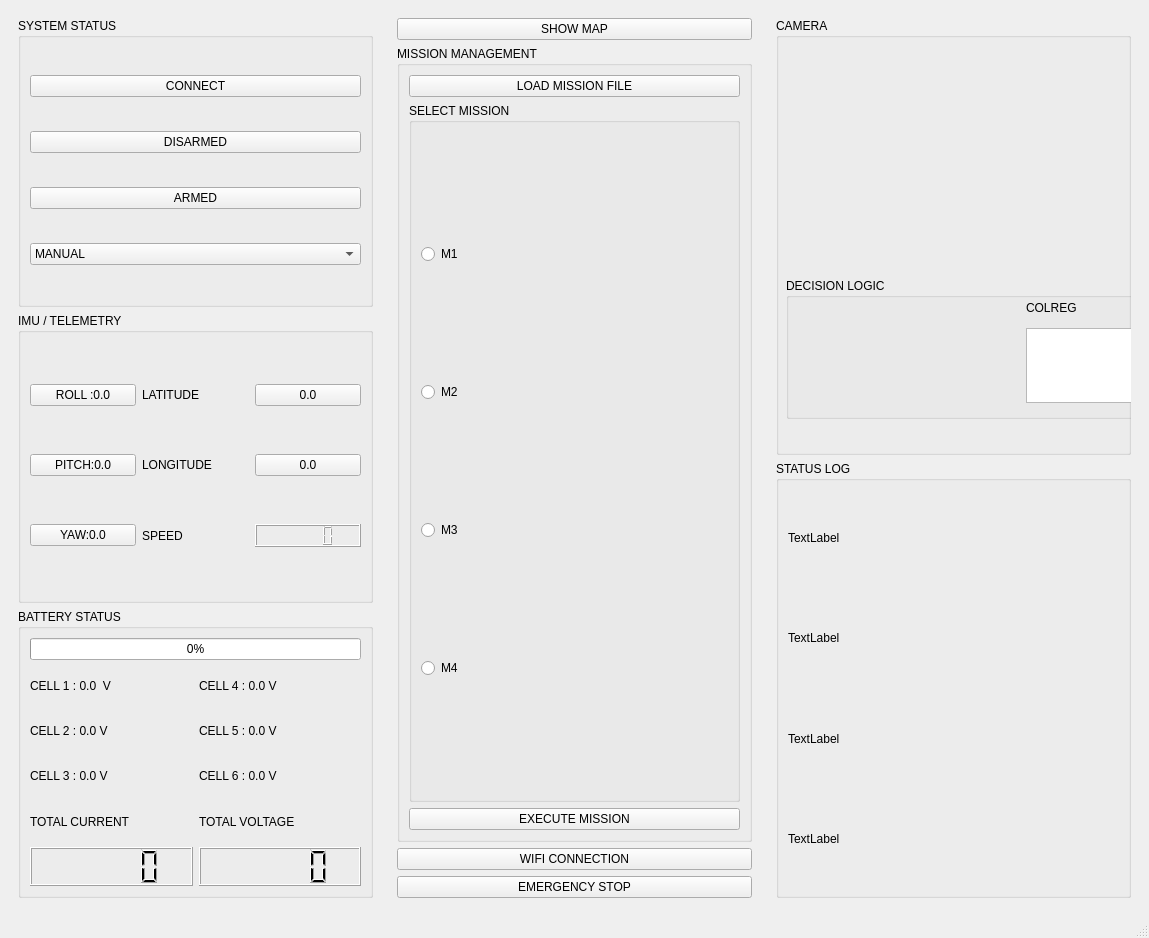
<?xml version="1.0" encoding="UTF-8"?>
<ui version="4.0">
 <class>MainWindow</class>
 <widget class="QMainWindow" name="MainWindow">
  <property name="enabled">
   <bool>true</bool>
  </property>
  <property name="geometry">
   <rect>
    <x>0</x>
    <y>0</y>
    <width>1149</width>
    <height>938</height>
   </rect>
  </property>
  <property name="windowTitle">
   <string>NJORD ASV Ground Control</string>
  </property>
  <widget class="QWidget" name="centralwidget">
   <layout class="QHBoxLayout" name="horizontalLayout_2">
    <item>
     <layout class="QHBoxLayout" name="horizontalLayout">
      <item>
       <widget class="QWidget" name="leftPanel" native="true">
        <layout class="QVBoxLayout" name="verticalLayout">
         <item>
          <widget class="QGroupBox" name="groupBox">
           <property name="title">
            <string>SYSTEM STATUS</string>
           </property>
           <layout class="QVBoxLayout" name="verticalLayout_2">
            <item>
             <widget class="QPushButton" name="BTNCONNECT">
              <property name="text">
               <string>CONNECT</string>
              </property>
             </widget>
            </item>
            <item>
             <widget class="QPushButton" name="BTNDISARM">
              <property name="text">
               <string>DISARMED</string>
              </property>
             </widget>
            </item>
            <item>
             <widget class="QPushButton" name="BTNARM">
              <property name="text">
               <string>ARMED</string>
              </property>
             </widget>
            </item>
            <item>
             <widget class="QComboBox" name="CMBMODE">
              <item>
               <property name="text">
                <string>MANUAL</string>
               </property>
              </item>
              <item>
               <property name="text">
                <string>AUTO</string>
               </property>
              </item>
              <item>
               <property name="text">
                <string>GUIDED</string>
               </property>
              </item>
              <item>
               <property name="text">
                <string>LOITER</string>
               </property>
              </item>
              <item>
               <property name="text">
                <string>RTL</string>
               </property>
              </item>
             </widget>
            </item>
           </layout>
          </widget>
         </item>
         <item>
          <widget class="QGroupBox" name="groupBox_2">
           <property name="title">
            <string>IMU / TELEMETRY</string>
           </property>
           <layout class="QGridLayout" name="gridLayout">
            <item row="0" column="0">
             <widget class="QPushButton" name="BTNROLL">
              <property name="text">
               <string>ROLL :0.0</string>
              </property>
             </widget>
            </item>
            <item row="0" column="1">
             <widget class="QLabel" name="label">
              <property name="text">
               <string>LATITUDE</string>
              </property>
             </widget>
            </item>
            <item row="0" column="2">
             <widget class="QPushButton" name="BTNLAT">
              <property name="text">
               <string>0.0</string>
              </property>
             </widget>
            </item>
            <item row="1" column="0">
             <widget class="QPushButton" name="BTNPITCH">
              <property name="text">
               <string>PITCH:0.0</string>
              </property>
             </widget>
            </item>
            <item row="1" column="1">
             <widget class="QLabel" name="label_2">
              <property name="text">
               <string>LONGITUDE</string>
              </property>
             </widget>
            </item>
            <item row="1" column="2">
             <widget class="QPushButton" name="BTNLONG">
              <property name="text">
               <string>0.0</string>
              </property>
             </widget>
            </item>
            <item row="2" column="0">
             <widget class="QPushButton" name="BTNYAW">
              <property name="text">
               <string>YAW:0.0</string>
              </property>
             </widget>
            </item>
            <item row="2" column="1">
             <widget class="QLabel" name="label_3">
              <property name="text">
               <string>SPEED</string>
              </property>
             </widget>
            </item>
            <item row="2" column="2">
             <widget class="QLCDNumber" name="LCDSPEED"/>
            </item>
           </layout>
          </widget>
         </item>
         <item>
          <widget class="QGroupBox" name="groupBox_3">
           <property name="title">
            <string>BATTERY STATUS</string>
           </property>
           <layout class="QGridLayout" name="gridLayout_2">
            <item row="0" column="0" colspan="2">
             <widget class="QProgressBar" name="BATTERBAR">
              <property name="value">
               <number>0</number>
              </property>
             </widget>
            </item>
            <item row="1" column="0">
             <widget class="QLabel" name="LC1">
              <property name="text">
               <string>CELL 1 : 0.0  V</string>
              </property>
             </widget>
            </item>
            <item row="1" column="1">
             <widget class="QLabel" name="LC4">
              <property name="text">
               <string>CELL 4 : 0.0 V</string>
              </property>
             </widget>
            </item>
            <item row="2" column="0">
             <widget class="QLabel" name="LC2">
              <property name="text">
               <string>CELL 2 : 0.0 V</string>
              </property>
             </widget>
            </item>
            <item row="2" column="1">
             <widget class="QLabel" name="LC5">
              <property name="text">
               <string>CELL 5 : 0.0 V</string>
              </property>
             </widget>
            </item>
            <item row="3" column="0">
             <widget class="QLabel" name="LC3">
              <property name="text">
               <string>CELL 3 : 0.0 V</string>
              </property>
             </widget>
            </item>
            <item row="3" column="1">
             <widget class="QLabel" name="LC6">
              <property name="text">
               <string>CELL 6 : 0.0 V</string>
              </property>
             </widget>
            </item>
            <item row="4" column="0">
             <widget class="QLabel" name="label_18">
              <property name="text">
               <string>TOTAL CURRENT</string>
              </property>
             </widget>
            </item>
            <item row="4" column="1">
             <widget class="QLabel" name="label_20">
              <property name="text">
               <string>TOTAL VOLTAGE</string>
              </property>
             </widget>
            </item>
            <item row="5" column="0">
             <widget class="QLCDNumber" name="LCDCURRENT"/>
            </item>
            <item row="5" column="1">
             <widget class="QLCDNumber" name="LCDVOLT"/>
            </item>
           </layout>
          </widget>
         </item>
        </layout>
       </widget>
      </item>
      <item>
       <widget class="QWidget" name="middlePanel" native="true">
        <layout class="QVBoxLayout" name="verticalLayout_3">
         <item>
          <widget class="QPushButton" name="BTNMAP">
           <property name="text">
            <string>SHOW MAP</string>
           </property>
          </widget>
         </item>
         <item>
          <widget class="QGroupBox" name="groupBox_6">
           <property name="title">
            <string>MISSION MANAGEMENT</string>
           </property>
           <layout class="QVBoxLayout" name="verticalLayout_5">
            <item>
             <widget class="QPushButton" name="BTNFILE">
              <property name="text">
               <string>LOAD MISSION FILE</string>
              </property>
             </widget>
            </item>
            <item>
             <widget class="QGroupBox" name="groupBox_7">
              <property name="title">
               <string>SELECT MISSION</string>
              </property>
              <layout class="QVBoxLayout" name="verticalLayout_4">
               <item>
                <widget class="QRadioButton" name="RM1">
                 <property name="text">
                  <string>M1</string>
                 </property>
                </widget>
               </item>
               <item>
                <widget class="QRadioButton" name="RM2">
                 <property name="text">
                  <string>M2</string>
                 </property>
                </widget>
               </item>
               <item>
                <widget class="QRadioButton" name="RM3">
                 <property name="text">
                  <string>M3</string>
                 </property>
                </widget>
               </item>
               <item>
                <widget class="QRadioButton" name="RM4">
                 <property name="text">
                  <string>M4</string>
                 </property>
                </widget>
               </item>
              </layout>
             </widget>
            </item>
            <item>
             <widget class="QPushButton" name="BTNMISSION">
              <property name="text">
               <string>EXECUTE MISSION</string>
              </property>
             </widget>
            </item>
           </layout>
          </widget>
         </item>
         <item>
          <widget class="QPushButton" name="BTNWIFI">
           <property name="text">
            <string>WIFI CONNECTION</string>
           </property>
          </widget>
         </item>
         <item>
          <widget class="QPushButton" name="BTNSTOP">
           <property name="text">
            <string>EMERGENCY STOP</string>
           </property>
          </widget>
         </item>
        </layout>
       </widget>
      </item>
      <item>
       <widget class="QWidget" name="rightPanel" native="true">
        <layout class="QVBoxLayout" name="verticalLayout_6">
         <item>
          <widget class="QGroupBox" name="groupBox_4">
           <property name="title">
            <string>CAMERA</string>
           </property>
           <widget class="QLabel" name="LCAMERA">
            <property name="enabled">
             <bool>true</bool>
            </property>
            <property name="geometry">
             <rect>
              <x>10</x>
              <y>30</y>
              <width>500</width>
              <height>220</height>
             </rect>
            </property>
            <property name="sizePolicy">
             <sizepolicy hsizetype="Expanding" vsizetype="Expanding">
              <horstretch>0</horstretch>
              <verstretch>0</verstretch>
             </sizepolicy>
            </property>
            <property name="minimumSize">
             <size>
              <width>500</width>
              <height>220</height>
             </size>
            </property>
            <property name="text">
             <string/>
            </property>
           </widget>
           <widget class="QGroupBox" name="groupBox_8">
            <property name="geometry">
             <rect>
              <x>10</x>
              <y>260</y>
              <width>481</width>
              <height>141</height>
             </rect>
            </property>
            <property name="title">
             <string>DECISION LOGIC</string>
            </property>
            <widget class="QLabel" name="LLOGIC">
             <property name="geometry">
              <rect>
               <x>40</x>
               <y>40</y>
               <width>131</width>
               <height>81</height>
              </rect>
             </property>
             <property name="text">
              <string/>
             </property>
            </widget>
            <widget class="QLabel" name="label_12">
             <property name="geometry">
              <rect>
               <x>240</x>
               <y>20</y>
               <width>63</width>
               <height>20</height>
              </rect>
             </property>
             <property name="text">
              <string>COLREG</string>
             </property>
            </widget>
            <widget class="QTextEdit" name="TXTCOLREG">
             <property name="geometry">
              <rect>
               <x>240</x>
               <y>50</y>
               <width>151</width>
               <height>75</height>
              </rect>
             </property>
             <property name="readOnly">
              <bool>true</bool>
             </property>
            </widget>
           </widget>
          </widget>
         </item>
         <item>
          <widget class="QGroupBox" name="groupBox_5">
           <property name="title">
            <string>STATUS LOG</string>
           </property>
           <layout class="QVBoxLayout" name="verticalLayout_7">
            <item>
             <widget class="QLabel" name="LLOG1">
              <property name="text">
               <string>TextLabel</string>
              </property>
             </widget>
            </item>
            <item>
             <widget class="QLabel" name="LLOG2">
              <property name="text">
               <string>TextLabel</string>
              </property>
             </widget>
            </item>
            <item>
             <widget class="QLabel" name="LLOG3">
              <property name="text">
               <string>TextLabel</string>
              </property>
             </widget>
            </item>
            <item>
             <widget class="QLabel" name="LLOG4">
              <property name="text">
               <string>TextLabel</string>
              </property>
             </widget>
            </item>
           </layout>
          </widget>
         </item>
        </layout>
       </widget>
      </item>
     </layout>
    </item>
   </layout>
  </widget>
  <widget class="QMenuBar" name="menubar">
   <property name="geometry">
    <rect>
     <x>0</x>
     <y>0</y>
     <width>1149</width>
     <height>26</height>
    </rect>
   </property>
  </widget>
  <widget class="QStatusBar" name="statusbar"/>
 </widget>
 <resources/>
 <connections/>
</ui>
